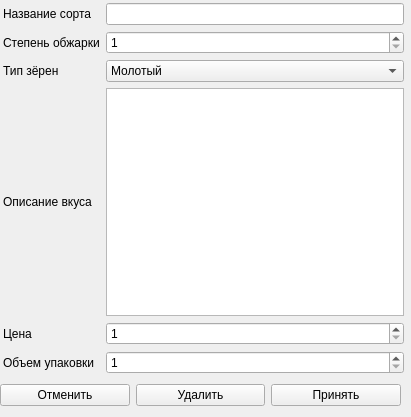
<?xml version="1.0" encoding="UTF-8"?>
<ui version="4.0">
 <class>Form</class>
 <widget class="QWidget" name="Form">
  <property name="geometry">
   <rect>
    <x>0</x>
    <y>0</y>
    <width>411</width>
    <height>417</height>
   </rect>
  </property>
  <property name="windowTitle">
   <string>Form</string>
  </property>
  <widget class="QWidget" name="horizontalLayoutWidget">
   <property name="geometry">
    <rect>
     <x>0</x>
     <y>380</y>
     <width>401</width>
     <height>31</height>
    </rect>
   </property>
   <layout class="QHBoxLayout" name="horizontalLayout">
    <item>
     <widget class="QPushButton" name="cancel_button">
      <property name="text">
       <string>Отменить</string>
      </property>
     </widget>
    </item>
    <item>
     <widget class="QPushButton" name="delete_button">
      <property name="text">
       <string>Удалить</string>
      </property>
     </widget>
    </item>
    <item>
     <widget class="QPushButton" name="accept_button">
      <property name="text">
       <string>Принять</string>
      </property>
     </widget>
    </item>
   </layout>
  </widget>
  <widget class="QWidget" name="">
   <property name="geometry">
    <rect>
     <x>3</x>
     <y>3</y>
     <width>401</width>
     <height>371</height>
    </rect>
   </property>
   <layout class="QGridLayout" name="gridLayout">
    <item row="0" column="0">
     <widget class="QLabel" name="label">
      <property name="text">
       <string>Название сорта</string>
      </property>
     </widget>
    </item>
    <item row="0" column="1">
     <widget class="QLineEdit" name="sort_name"/>
    </item>
    <item row="1" column="0">
     <widget class="QLabel" name="label_2">
      <property name="text">
       <string>Степень обжарки</string>
      </property>
     </widget>
    </item>
    <item row="1" column="1">
     <widget class="QSpinBox" name="roast_rate">
      <property name="minimum">
       <number>1</number>
      </property>
      <property name="maximum">
       <number>5</number>
      </property>
     </widget>
    </item>
    <item row="2" column="0">
     <widget class="QLabel" name="label_3">
      <property name="text">
       <string>Тип зёрен</string>
      </property>
     </widget>
    </item>
    <item row="2" column="1">
     <widget class="QComboBox" name="grains_type">
      <item>
       <property name="text">
        <string>Молотый</string>
       </property>
      </item>
      <item>
       <property name="text">
        <string>В зёрнах</string>
       </property>
      </item>
     </widget>
    </item>
    <item row="3" column="0">
     <widget class="QLabel" name="label_4">
      <property name="text">
       <string>Описание вкуса</string>
      </property>
     </widget>
    </item>
    <item row="3" column="1">
     <widget class="QTextEdit" name="description"/>
    </item>
    <item row="4" column="0">
     <widget class="QLabel" name="label_5">
      <property name="text">
       <string>Цена</string>
      </property>
     </widget>
    </item>
    <item row="4" column="1">
     <widget class="QSpinBox" name="cost">
      <property name="minimum">
       <number>1</number>
      </property>
      <property name="maximum">
       <number>100000</number>
      </property>
      <property name="displayIntegerBase">
       <number>10</number>
      </property>
     </widget>
    </item>
    <item row="5" column="0">
     <widget class="QLabel" name="label_6">
      <property name="text">
       <string>Объем упаковки</string>
      </property>
     </widget>
    </item>
    <item row="5" column="1">
     <widget class="QSpinBox" name="volume">
      <property name="minimum">
       <number>1</number>
      </property>
      <property name="maximum">
       <number>100000</number>
      </property>
      <property name="displayIntegerBase">
       <number>10</number>
      </property>
     </widget>
    </item>
   </layout>
  </widget>
 </widget>
 <resources/>
 <connections/>
</ui>
